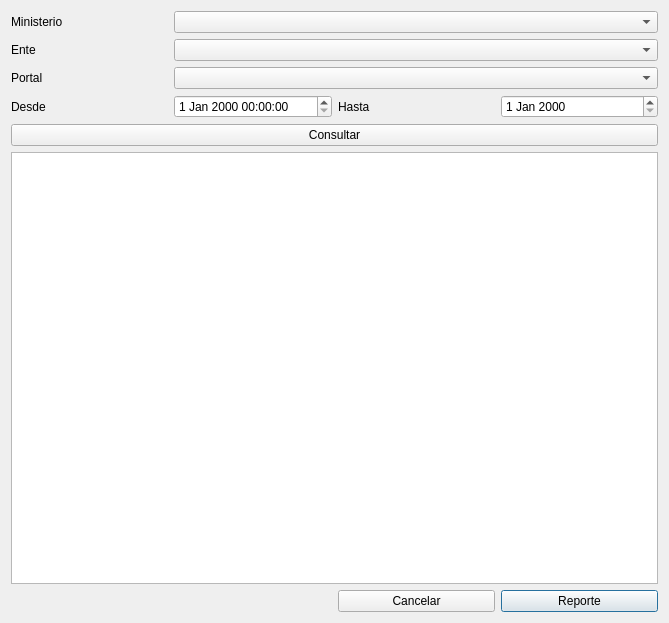
<?xml version="1.0" encoding="UTF-8"?>
<ui version="4.0">
 <class>Dialog</class>
 <widget class="QDialog" name="Dialog">
  <property name="geometry">
   <rect>
    <x>0</x>
    <y>0</y>
    <width>669</width>
    <height>623</height>
   </rect>
  </property>
  <property name="windowTitle">
   <string>Estadística de cambios</string>
  </property>
  <layout class="QGridLayout" name="gridLayout">
   <item row="4" column="0">
    <widget class="QLabel" name="label">
     <property name="text">
      <string>Portal</string>
     </property>
    </widget>
   </item>
   <item row="4" column="1" colspan="3">
    <widget class="QComboBox" name="comboBox_3"/>
   </item>
   <item row="1" column="1" colspan="3">
    <widget class="QComboBox" name="comboBox"/>
   </item>
   <item row="3" column="0">
    <widget class="QLabel" name="label_2">
     <property name="text">
      <string>Ente</string>
     </property>
    </widget>
   </item>
   <item row="9" column="0" colspan="4">
    <widget class="QTableView" name="tableView"/>
   </item>
   <item row="3" column="1" colspan="3">
    <widget class="QComboBox" name="comboBox_2"/>
   </item>
   <item row="1" column="0">
    <widget class="QLabel" name="label_3">
     <property name="text">
      <string>Ministerio</string>
     </property>
    </widget>
   </item>
   <item row="7" column="3">
    <widget class="QDateEdit" name="dateEdit"/>
   </item>
   <item row="7" column="1">
    <widget class="QDateTimeEdit" name="dateTimeEdit"/>
   </item>
   <item row="7" column="0">
    <widget class="QLabel" name="label_4">
     <property name="text">
      <string>Desde</string>
     </property>
    </widget>
   </item>
   <item row="7" column="2">
    <widget class="QLabel" name="label_5">
     <property name="text">
      <string>Hasta</string>
     </property>
    </widget>
   </item>
   <item row="10" column="3">
    <widget class="QPushButton" name="pushButton">
     <property name="text">
      <string>Reporte</string>
     </property>
    </widget>
   </item>
   <item row="10" column="2">
    <widget class="QPushButton" name="pushButton_2">
     <property name="text">
      <string>Cancelar</string>
     </property>
    </widget>
   </item>
   <item row="8" column="0" colspan="4">
    <widget class="QPushButton" name="pushButton_3">
     <property name="text">
      <string>Consultar</string>
     </property>
    </widget>
   </item>
  </layout>
 </widget>
 <resources/>
 <connections/>
</ui>
